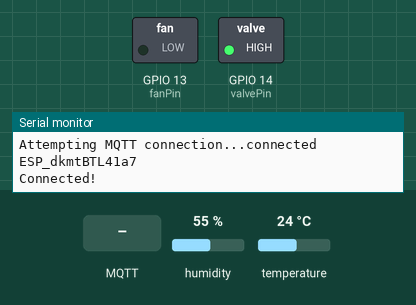
Simulated run of this sketch. Board: ESP32. Shown: switched loads named in the sketch (green lamp = pin HIGH), the last lines printed to the serial monitor. The test bench sets the inputs (shaded band); at power-on: temperature 24 °C, humidity 55 %. WiFi joins after 1.5 s; servers stay silent unless stated; random numbers use the default seed unless the sketch sets one; no MQTT or app messages arrive unless stated.

Above: at 2.7 s.
2.8 s: temperature set to 39 °C
7.0 s: temperature set to 42 °C
At 9.2 s:
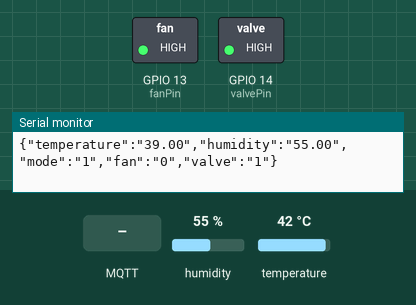
9.6 s: humidity set to 78 %
11.9 s: humidity set to 81 %
At 13.1 s:
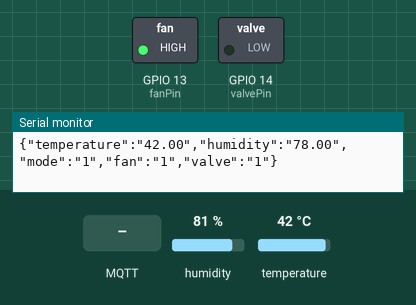
14.2 s: MQTT message "1" arrives on the first subscribed topic
At 14.8 s:
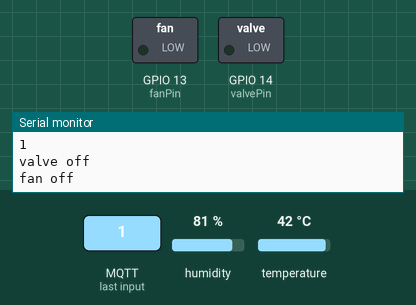
Timing chart, 0 to 17.2 s (numbered marks = the images above; inputs shaded):
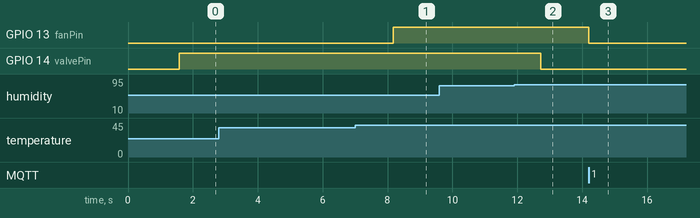

Measured:
- the behaviour switches between 40 and 41 °C on temperature (found by bisection; images 0 and 1)
- the behaviour switches between 79 and 80 % on humidity (found by bisection; images 1 and 2)
- after the input at 7.0 s, GPIO 13 (fanPin): LOW → HIGH after 1.2 s
- after the input at 11.9 s, GPIO 14 (valvePin): HIGH → LOW after 0.83 s
- after the input at 14.2 s, GPIO 13 (fanPin): HIGH → LOW at once

The sketch:

garden_IOT.ino
```cpp
//-------Khai bao thu vien----------------
#include <PubSubClient.h>
#include <WiFi.h>
#include <MQTT.h>
#include <string.h>
#include <stdlib.h>
#include <ArduinoJson.h>
#include <arduino-timer.h>
#include <DHT.h>

//--------Khai bao chan ngoai vi---------
#define DHTPIN 2
#define DHTTYPE DHT11
#define valvePin 14
#define fanPin 13
#define MQTT_USER "dkmt_btl"
#define MQTT_PASSWORD "dkmt_btl"
int smokeA0 = 34;


//-------Khai bao cac bien dieu khien cho he thong-----
float temperature = 0, humidity = 0;
float setTemp = 40.0, setHumid = 80.0 ;
// float setTemperature =40.0 ; setConcentration = 60.0;
int operation_mode = 1, valveStatus = 0, fanStatus = 0;

//mqtt broker config
char broker[] = "broker.hivemq.com";
int port = 1883;

//wifi config
char ssid[] = "my wifi";
char password[] = "123456788";

//client sub topics
char sub_topic[] = "/control-dkmt";

//client pub topic
char pub_topic[] = "/data-dkmt";

int serialBaudrate = 9600;

//----------Khai bao doi tuong MQTT Client và WifiClient
WiFiClient net;
MQTTClient client;
auto timer = timer_create_default();
DHT dht(DHTPIN, DHTTYPE);

////////////////////////////////////////////////////////////////////////////
//////Define functions
////////////////////////////////////////////////////////////////////////////

void connect() {
  while (!client.connected()) {
    Serial.print("Attempting MQTT connection...");
    String clientId = "ESP_dkmtBTL";
    clientId += String(random(0xffff), HEX);
    if (client.connect(clientId.c_str())) {
      Serial.println("connected \n");
      Serial.println(clientId);
      client.subscribe(sub_topic);
    } else {
      Serial.print("failed, rc=");
      // Serial.print(client.state());
      Serial.println(" try again in 2 seconds");
      delay(2000);
    }
  }
  Serial.println("\nConnected!");

}


void messageReceived(String &topic, String &payload) {
  Serial.println(payload);
  DynamicJsonDocument control(256);
  deserializeJson(control, payload);
  int control_mode = control["mode"];
  operation_mode = control_mode;
  if (operation_mode == 0) {
    int valve = control["valve"];
    int fan = control["fan"];
    if (valve == 1) {
      digitalWrite(valvePin, HIGH);
      valveStatus = 1;
      Serial.println("valve on");
    } else {
      digitalWrite(valvePin, LOW);
      valveStatus = 0;
      Serial.println("valve off");
    }

    if (fan == 1) {
      digitalWrite(fanPin, HIGH);
      fanStatus = 1;
      Serial.println("fan on");
    } else {
      digitalWrite(fanPin, LOW);
      fanStatus = 0;
      Serial.println("fan off");
    }
  }
  else
   {
       float t_sv = control["setTemp"];
       float h_sv = control["setHumid"];
       setTemp = t_sv;
       setHumid = h_sv;
   }
}

bool sendData(void *) {
  char value[160] = "";
  char temperature_string[50];
  char humidity_string[50];
  char mode_string[20];
  char fan_string[20];
  char valvePin_string[20];


  sprintf(temperature_string, "\"temperature\":\"%0.2f\",", temperature);
  sprintf(humidity_string, "\"humidity\":\"%0.2f\",", humidity);
  sprintf(mode_string, "\"mode\":\"%d\",", operation_mode);
  sprintf(fan_string, "\"fan\":\"%d\",", fanStatus);
  sprintf(valvePin_string, "\"valve\":\"%d\"", valveStatus);


  strcat(value, "{");
  strcat(value, temperature_string);
  strcat(value, humidity_string);
  strcat(value, mode_string);
  strcat(value, fan_string);
  strcat(value, valvePin_string);
  strcat(value, "}");

  client.publish(pub_topic, value);
  Serial.println(value);
  return true;
}

bool readDHT(void *) {
  float h = dht.readHumidity();
  float t = dht.readTemperature();
  float f = dht.readTemperature(true);
  if (isnan(t)) {
    temperature = 0;
  }
  temperature = t;
  humidity = h ;
  return true;
}


  void control()
  {
    if (temperature > setTemp){
      digitalWrite(fanPin, HIGH);
      fanStatus = 1;
    }
    else{
      digitalWrite(fanPin, LOW);
      fanStatus = 0;
    }

    if (humidity < setHumid) {
      digitalWrite(valvePin, HIGH);
      valveStatus = 1;
    }
    else{
      digitalWrite(valvePin, LOW);
      valveStatus = 0 ;
    }


  }

///////////////////////////////////////////////////////////
/////////Main functions
///////////////////////////////////////////////////////////
void setup() {
  pinMode(valvePin, OUTPUT);
  pinMode(fanPin, OUTPUT);
  dht.begin();

  Serial.begin(serialBaudrate);
  Serial.print("Connecting to ");
  Serial.println(ssid);
  WiFi.begin(ssid, password);

  while (WiFi.status() != WL_CONNECTED) {
    delay(500);
    Serial.print(".");
  }
  Serial.println("");
  Serial.println("WiFi connected");
  Serial.println("IP address: ");
  Serial.println(WiFi.localIP());

  client.begin(broker, port, net);
  client.onMessage(messageReceived);
  connect();
  timer.every(2000, sendData);
  timer.every(500, readDHT);
}

void loop() {
  timer.tick();
  client.loop();
  delay(10);

  if (!client.connected()) {
    connect();
  }

  if (operation_mode == 1) {
    control();
  }
  }
```
